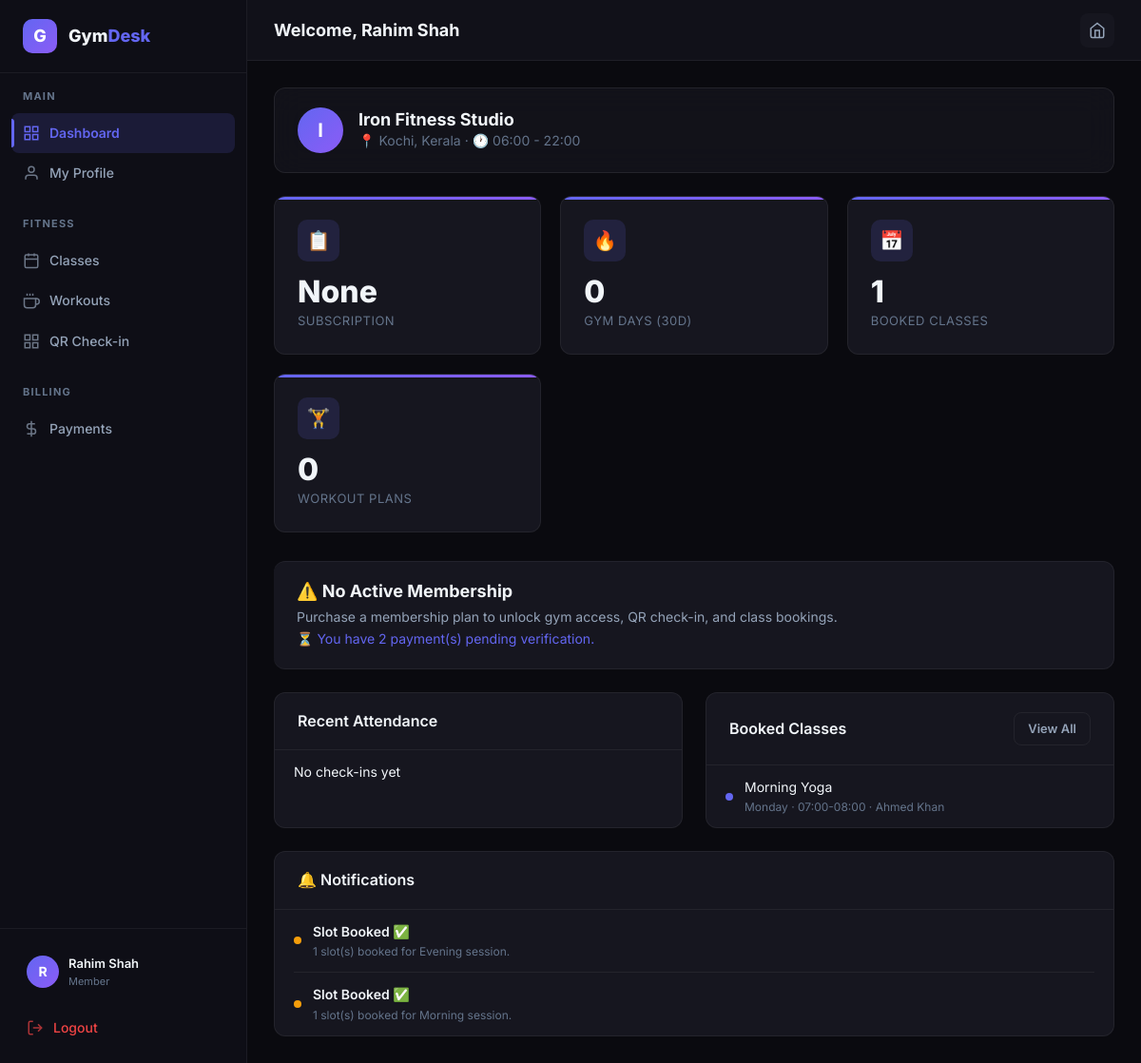
Before: /member/dashboard (signed in) with the older database file.
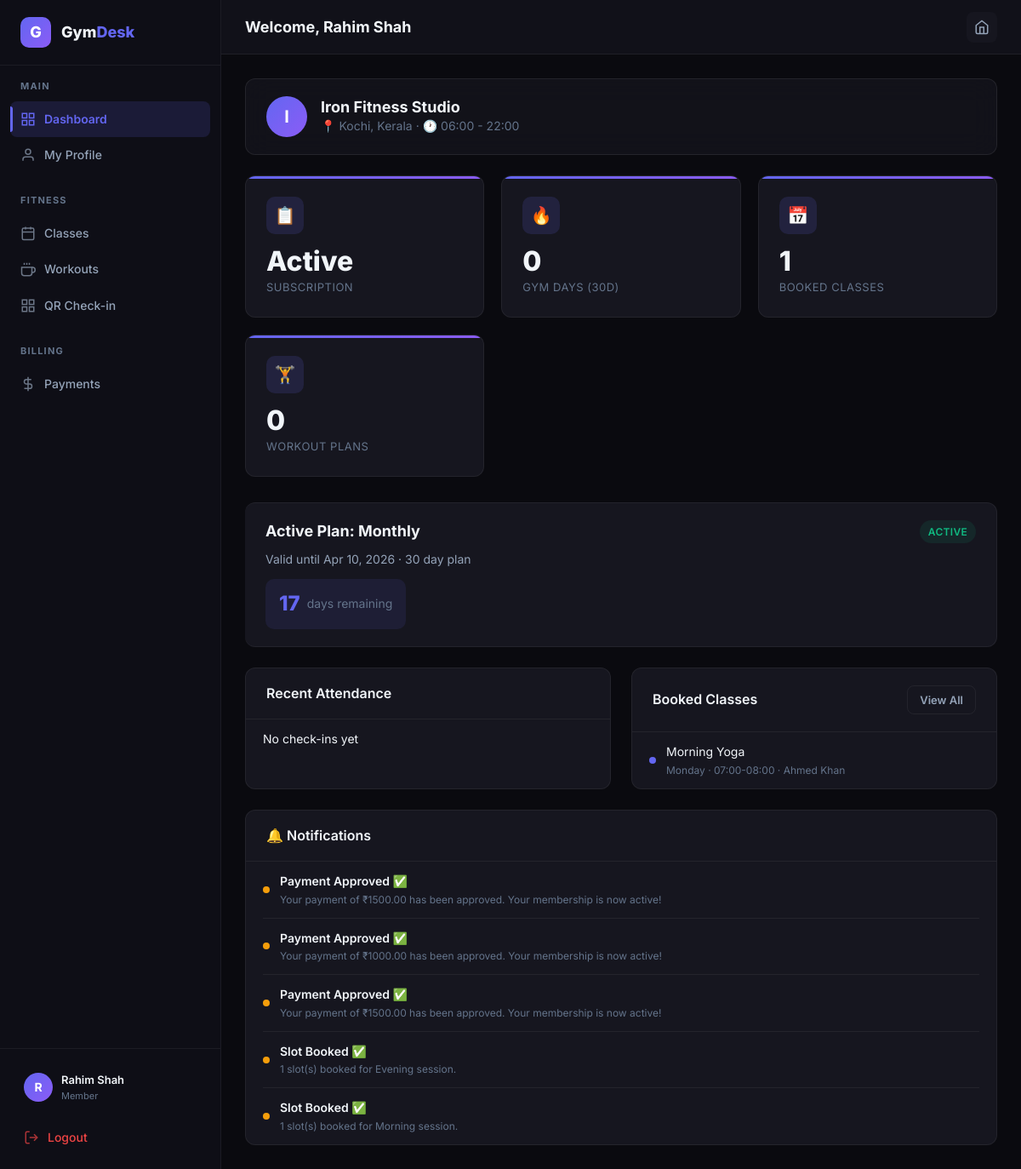
After: the same page with the newer database file.
### tables this page shows
CREATE TABLE class_bookings (
            id INTEGER PRIMARY KEY AUTOINCREMENT,
            class_id INTEGER NOT NULL,
            member_id INTEGER NOT NULL,
            booking_date DATE NOT NULL,
            status TEXT DEFAULT 'booked' CHECK(status IN ('booked','attended','cancelled','no_show')),
            created_at TIMESTAMP DEFAULT CURRENT_TIMESTAMP,
            FOREIGN KEY (class_id) REFERENCES classes(id),
            FOREIGN KEY (member_id) REFERENCES members(id)
        );

CREATE TABLE classes (
            id INTEGER PRIMARY KEY AUTOINCREMENT,
            gym_id INTEGER NOT NULL,
            trainer_id INTEGER,
            name TEXT NOT NULL,
            description TEXT,
            class_type TEXT DEFAULT 'group',
            capacity INTEGER DEFAULT 20,
            day_of_week TEXT NOT NULL,
            start_time TEXT NOT NULL,
            end_time TEXT NOT NULL,
            is_active INTEGER DEFAULT 1,
            created_at TIMESTAMP DEFAULT CURRENT_TIMESTAMP,
            FOREIGN KEY (gym_id) REFERENCES gyms(id),
            FOREIGN KEY (trainer_id) REFERENCES trainers(id)
        );

CREATE TABLE users (
            id INTEGER PRIMARY KEY AUTOINCREMENT,
            email TEXT UNIQUE NOT NULL,
            password_hash TEXT NOT NULL,
            role TEXT NOT NULL CHECK(role IN ('system_admin','gym_admin','trainer','member')),
            full_name TEXT NOT NULL,
            phone TEXT,
            avatar TEXT,
            is_active INTEGER DEFAULT 1,
            created_at TIMESTAMP DEFAULT CURRENT_TIMESTAMP
        );

CREATE TABLE notifications (
            id INTEGER PRIMARY KEY AUTOINCREMENT,
            user_id INTEGER NOT NULL,
            title TEXT NOT NULL,
            message TEXT,
            is_read INTEGER DEFAULT 0,
            link TEXT,
            created_at TIMESTAMP DEFAULT CURRENT_TIMESTAMP,
            FOREIGN KEY (user_id) REFERENCES users(id)
        );

CREATE TABLE membership_plans (
            id INTEGER PRIMARY KEY AUTOINCREMENT,
            gym_id INTEGER NOT NULL,
            name TEXT NOT NULL,
            plan_type TEXT DEFAULT 'monthly' CHECK(plan_type IN ('admission','monthly','quarterly','half_yearly','monthly_cardio','personal_training','annual')),
            duration_days INTEGER NOT NULL,
            price REAL NOT NULL,
            description TEXT,
            is_active INTEGER DEFAULT 1,
            created_at TIMESTAMP DEFAULT CURRENT_TIMESTAMP,
            FOREIGN KEY (gym_id) REFERENCES gyms(id)
        );

CREATE TABLE member_subscriptions (
            id INTEGER PRIMARY KEY AUTOINCREMENT,
            member_id INTEGER NOT NULL,
            plan_id INTEGER NOT NULL,
            start_date DATE NOT NULL,
            end_date DATE NOT NULL,
            amount_paid REAL NOT NULL,
            payment_method TEXT DEFAULT 'cash',
            status TEXT DEFAULT 'active' CHECK(status IN ('active','expired','cancelled','frozen')),
            created_at TIMESTAMP DEFAULT CURRENT_TIMESTAMP,
            FOREIGN KEY (member_id) REFERENCES members(id),
            FOREIGN KEY (plan_id) REFERENCES membership_plans(id)
        );

### backend/routes/member.py (the view)
@member_bp.route('/dashboard')
@login_required
@member_required
def dashboard():
    db = get_db()
    member = _get_member(db)
    if not member:
        flash('Member profile not found.', 'error')
        db.close()
        return redirect(url_for('public.landing'))
    gym = db.execute('SELECT * FROM gyms WHERE id = ?', (member['gym_id'],)).fetchone()
    active_sub = _get_active_subscription(db, member['id'])
    remaining_days = None
    if active_sub:
        end = datetime.strptime(active_sub['end_date'], '%Y-%m-%d').date() if isinstance(active_sub['end_date'], str) else active_sub['end_date']
        remaining_days = (end - date.today()).days
    _check_reminders(db, member['id'], current_user.id)
    pending_payments = db.execute('''
        SELECT COUNT(*) as c FROM payments
        WHERE member_id = ? AND status = 'pending'
    ''', (member['id'],)).fetchone()['c']
    upcoming_classes = db.execute('''
        SELECT cb.*, c.name as class_name, c.day_of_week, c.start_time, c.end_time,
               u.full_name as trainer_name
        FROM class_bookings cb
        JOIN classes c ON cb.class_id = c.id
        LEFT JOIN trainers t ON c.trainer_id = t.id
        LEFT JOIN users u ON t.user_id = u.id
        WHERE cb.member_id = ? AND cb.status = 'booked'
        ORDER BY cb.booking_date DESC LIMIT 5
    ''', (member['id'],)).fetchall()
    recent_attendance = db.execute('''
        SELECT * FROM attendance WHERE member_id = ?
        ORDER BY check_in_time DESC LIMIT 10
    ''', (member['id'],)).fetchall()
    attendance_count = db.execute('''
        SELECT COUNT(DISTINCT date(check_in_time)) as days
        FROM attendance WHERE member_id = ? AND check_in_time >= date('now', '-30 days')
    ''', (member['id'],)).fetchone()['days']
    workout_plans = db.execute('''
        SELECT wp.*, u.full_name as trainer_name
        FROM workout_plans wp
        JOIN trainers t ON wp.trainer_id = t.id
        JOIN users u ON t.user_id = u.id
        WHERE wp.member_id = ?
        ORDER BY wp.created_at DESC LIMIT 3
    ''', (member['id'],)).fetchall()
    notifications = db.execute('''
        SELECT * FROM notifications WHERE user_id = ? AND is_read = 0
        ORDER BY created_at DESC LIMIT 5
    ''', (current_user.id,)).fetchall()
    db.close()
    return render_template('member/dashboard.html',
                           member=member, gym=gym, active_sub=active_sub,
                           remaining_days=remaining_days,
                           pending_payments=pending_payments,
                           upcoming_classes=upcoming_classes,
                           recent_attendance=recent_attendance,
                           attendance_count=attendance_count,
                           workout_plans=workout_plans,
                           notifications=notifications)

### backend/app.py (called while the page is built)
    @property
    def is_authenticated(self):
        return True

### backend/database.py (called while the page is built)
def get_db():
    conn = sqlite3.connect(Config.DATABASE)
    conn.row_factory = sqlite3.Row
    conn.execute("PRAGMA foreign_keys = ON")
    return conn

### backend/routes/member.py (called while the page is built)
def _get_member(db):
    return db.execute('SELECT * FROM members WHERE user_id = ?', (current_user.id,)).fetchone()

def _get_active_subscription(db, member_id):
    db.execute("""
        UPDATE member_subscriptions SET status = 'expired'
        WHERE member_id = ? AND status = 'active' AND end_date < date('now')
    """, (member_id,))
    db.commit()
    return db.execute('''
        SELECT ms.*, mp.name as plan_name, mp.duration_days, mp.plan_type
        FROM member_subscriptions ms
        JOIN membership_plans mp ON ms.plan_id = mp.id
        WHERE ms.member_id = ? AND ms.status = 'active' AND ms.end_date >= date('now')
        ORDER BY ms.end_date DESC LIMIT 1
    ''', (member_id,)).fetchone()

### frontend/templates/member/dashboard.html (shortened to what the changed rows need)
{% extends "dashboard_base.html" %}
{% block title %}Member Dashboard{% endblock %}{% block page_title %}Welcome, {{ current_user.full_name }}{% endblock %}
{% block content %}
<div class="stats-grid">
    <div class="stat-card">
        <div class="stat-icon">📋</div>
        <div class="stat-value">{{ 'Active' if active_sub else 'None' }}</div>
        <div class="stat-label">Subscription</div>
    </div>
</div>
{% if active_sub %}
<div class="card mb-6" style="border-left:4px solid var(--accent-success);padding:20px 24px;">
    <div class="flex items-center justify-between mb-2">
        <h4>Active Plan: {{ active_sub['plan_name'] }}</h4>
        <span class="badge badge-success">Active</span>
    </div>
    <p class="text-sm text-secondary">Valid until {{ format_date(active_sub['end_date']) }} · {{
        active_sub['duration_days'] }} day plan</p>
    {% if remaining_days is not none %}
    <div style="margin-top:12px;display:flex;align-items:center;gap:12px;">
        <div
            style="background:{% if remaining_days <= 3 %}rgba(239,68,68,0.12){% else %}rgba(99,102,241,0.1){% endif %};border-radius:10px;padding:10px 16px;display:inline-flex;align-items:center;gap:8px;">
            <span
                style="font-size:1.5rem;font-weight:800;color:{% if remaining_days <= 3 %}#ef4444{% else %}var(--accent-primary){% endif %};">{{
                remaining_days }}</span>
            <span class="text-sm text-muted">days remaining</span>
        </div>
    </div>
    {% endif %}
</div>
{% else %}
<div class="card mb-6" style="border-left:4px solid var(--accent-warning);padding:20px 24px;">
    <h4 style="color:var(--accent-warning);margin-bottom:6px;">⚠️ No Active Membership</h4>
    <p class="text-sm text-secondary mb-3">Purchase a membership plan to unlock gym access, QR check-in, and class
        bookings.</p>
    {% if pending_payments > 0 %}
    <p class="text-sm" style="color:var(--accent-primary);">⏳ You have {{ pending_payments }} payment(s) pending
        verification.</p>
    {% else %}
    <a href="{{ url_for('member.payments') }}" class="btn btn-primary btn-sm">Get a Membership Plan →</a>
    {% endif %}
</div>
{% endif %}
<div class="dashboard-grid">
    <div class="widget col-span-6">
        <div class="widget-body" style="padding:0;">
            <ul class="activity-list" style="padding:0 20px;">
                {% for c in upcoming_classes %}
                <li class="activity-item">
                    <div class="activity-dot" style="background:var(--accent-primary);"></div>
                    <div class="activity-content">
                        <div class="activity-text">{{ c['class_name'] }}</div>
                        <div class="activity-time">{{ c['day_of_week'] }} · {{ c['start_time'] }}-{{ c['end_time'] }}{%
                            if c['trainer_name'] %} · {{ c['trainer_name'] }}{% endif %}</div>
                    </div>
                </li>
                {% else %}
                <li class="activity-item">
                    <div class="activity-content">
                        <div class="activity-text text-muted">No classes booked</div>
                    </div>
                </li>
                {% endfor %}
            </ul>
        </div>
    </div>
    {% if notifications %}
    <div class="widget col-span-12">
        <div class="widget-body" style="padding:0;">
            <ul class="activity-list" style="padding:0 20px;">
                {% for n in notifications %}
                <li class="activity-item">
                    <div class="activity-dot" style="background:var(--warning);"></div>
                    <div class="activity-content">
                        <div class="activity-text font-semibold">{{ n['title'] }}</div>
                        <div class="activity-time">{{ n['message'] }}</div>
                    </div>
                </li>
                {% endfor %}
            </ul>
        </div>
    </div>
    {% endif %}
</div>
{% endblock %}

Changed rows visible on the page:
now on this page (row unchanged): membership_plans: plan_name "Monthly", duration_days "30"
added member_subscriptions: end_date "Apr 10, 2026"
added notifications: title "Payment Approved ✅", message "Your payment of ₹1500.00 has been approved. Your membership is now active!"
added notifications: title "Payment Approved ✅", message "Your payment of ₹1000.00 has been approved. Your membership is now active!"
added notifications: title "Payment Approved ✅", message "Your payment of ₹1500.00 has been approved. Your membership is now active!"
Other visible differences:
{{ 'Active' if active_sub else 'None' }}: "None" → "Active"
{{ remaining_days }}: (not shown) → "17"
{{ pending_payments }}: "2" → (not shown)
text no longer shown: "⚠️ No Active Membership Purchase a membership plan to unlock gym access, QR check-in, and class bookings. ⏳ You have payment(s) pending verification."
text now shown: "Active Plan: ACTIVE Valid until · day plan days remaining"
